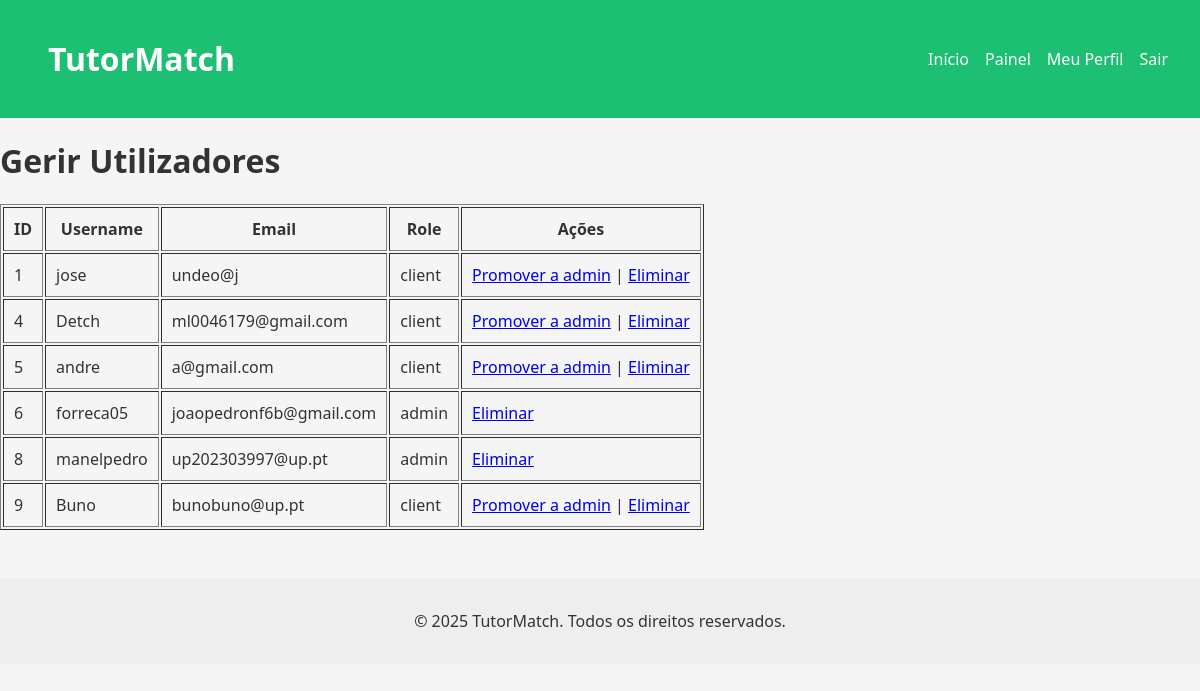
The app's page /pages/manage_users.php (signed in) with its own data.
### tables this page shows
CREATE TABLE users (
            id INTEGER PRIMARY KEY AUTOINCREMENT,
            username TEXT NOT NULL UNIQUE,
            password TEXT NOT NULL,
            email TEXT NOT NULL UNIQUE,
            role TEXT DEFAULT 'client', -- client, freelancer, admin
            name TEXT,
            profile_pic TEXT DEFAULT '../img/default.jpeg' -- Adiciona a coluna profile_pic
        );

### pages/manage_users.php (the view, shortened to what this page needs)
<?php
require_once '../database/db.php';
$stmt = $db->query("SELECT id, username, email, role FROM users");
$users = $stmt->fetchAll();
?>
<?php include_once '../includes/header.php'; ?>
<h1>Gerir Utilizadores</h1>
<table border="1" cellpadding="10">
    <tr>
        <th>ID</th>
        <th>Username</th>
        <th>Email</th>
        <th>Role</th>
        <th>Ações</th>
    </tr>
    <?php foreach ($users as $user): ?>
    <tr>
        <td><?php echo htmlspecialchars($user['id']); ?></td>
        <td><?php echo htmlspecialchars($user['username']); ?></td>
        <td><?php echo htmlspecialchars($user['email']); ?></td>
        <td><?php echo htmlspecialchars($user['role']); ?></td>
        <td>
            <?php if ($user['role'] !== 'admin'): ?>
                <a href="../actions/promote_user.php?id=<?php echo $user['id']; ?>">Promover a admin</a> |
            <?php endif; ?>
            <a href="../actions/delete_user.php?id=<?php echo $user['id']; ?>" onclick="return confirm('Tem a certeza que quer eliminar?')">Eliminar</a>
        </td>
    </tr>
    <?php endforeach; ?>
</table>
<?php include_once '../includes/footer.php'; ?>

### css/main.css (style rules this page uses)
body { font-family: 'Segoe UI', sans-serif; margin: 0; background-color: #f5f5f5; color: #333; }

### records on screen
users: id "1", username "jose", email "undeo@j", role "client"
users: id "4", username "Detch", email "ml0046179@gmail.com", role "client"
users: id "5", username "andre", email "a@gmail.com", role "client"
users: id "6", username "forreca05", email "joaopedronf6b@gmail.com", role "admin"
users: id "8", username "manelpedro", email "up202303997@up.pt", role "admin"
users: id "9", username "Buno", email "bunobuno@up.pt", role "client"
